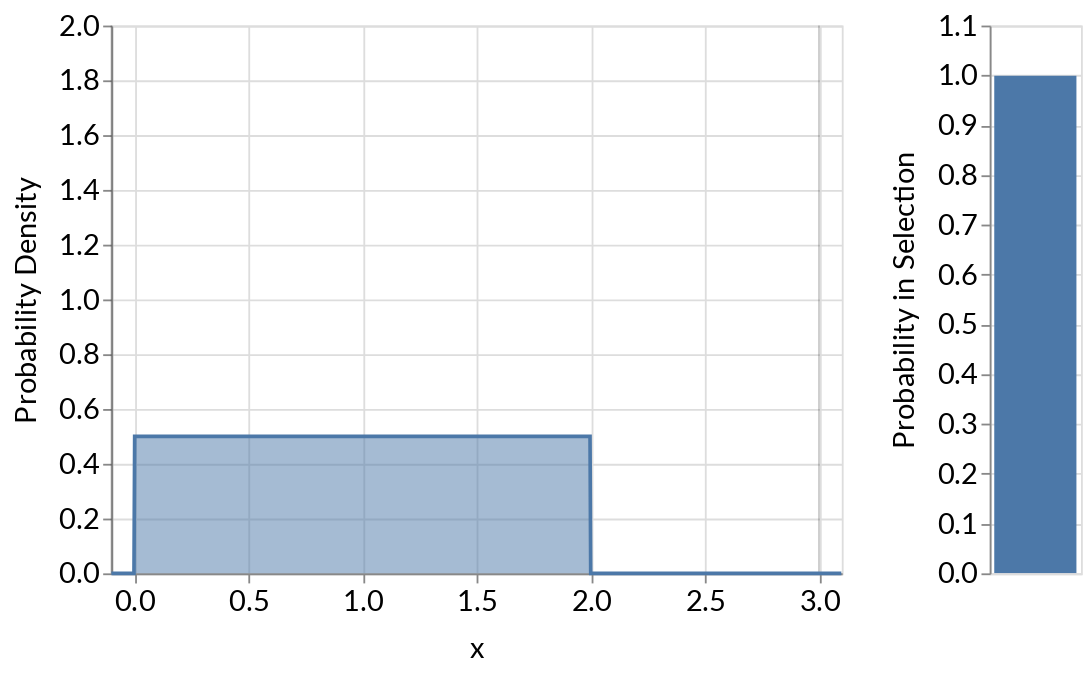

This figure's notebook cell:
### Code cell
# uniform density
xmax = 3
dx = xmax / 1000

xscale = alt.Scale(domain=(-0.1, 3.1), nice=False)
yscale = alt.Scale(domain=(0,2))
pscale = alt.Scale(domain=(0,1.1))

base = alt.Chart(
    alt.sequence(start=-0.1, stop=xmax+0.1, step=dx, as_='x')
)

density = base.mark_line().encode(
    x=alt.X('x:Q', scale=xscale, title='x'),
    y=alt.Y('px:Q', scale=yscale, title='Probability Density'),
).properties(
    width=400
)
selected = base.mark_area(opacity=0.5).encode(
    x=alt.X('x:Q'),
    y=alt.Y('ps:Q', title='Probability Density'),
)
selection_min = base.mark_rule(opacity=0.2).encode(
    x=alt.X('mean(sel_min):Q', title='')
)
selection_max = base.mark_rule(opacity=0.2).encode(
    x=alt.X('mean(sel_max):Q', title='')
)
selected_area = base.encode(
    y=alt.Y('sum(probability):Q', scale=pscale, title='Probability in Selection'),
).mark_bar(clip=True
).properties(
        width=50
)

chart_with_parameters(
    alt.hconcat(selection_min + selection_max + selected + density  | selected_area),
    sel_max=distribution_parameter(
        min=0,
        max=xmax,
        step=0.1,
        init_value=xmax,
        name='Selection max'
    ),
    sel_min=distribution_parameter(
        min=-0.1,
        max=xmax,
        step=0.1,
        init_value=-0.1,
        name='Selection min'
    ),
    dist_max=distribution_parameter(
        min=0.5,
        max=xmax,
        step=0.1,
        init_value=2,
        name='Distribution max'
    ),
).transform_calculate(
    px = f'1 / datum.dist_max * ((datum.x > 0 ) & (datum.x < datum.dist_max))',
    ps = f'datum.px * ((datum.x > datum.sel_min ) & (datum.x < datum.sel_max))',
    probability = f'datum.ps*{dx}'
).display(renderer='svg')

### Figure 1 — Vega-Lite specification as saved in the notebook (floating-point values rounded to 4 significant figures)
{"config": {"title": {"fontSize": 24.0, "font": ["Lato", "Helvetica Neue", "Helvetica", "Arial", "Sans Serif"], "fontWeight": "normal"}, "axisX": {"labelFont": ["Lato", "Helvetica Neue", "Helvetica", "Arial", "Sans Serif"], "labelFontSize": 16, "titleFont": ["Lato", "Helvetica Neue", "Helvetica", "Arial", "Sans Serif"], "titleFontSize": 16, "titleFontWeight": "normal", "titlePadding": 10}, "axisY": {"labelFont": ["Lato", "Helvetica Neue", "Helvetica", "Arial", "Sans Serif"], "labelFontSize": 16, "titleFont": ["Lato", "Helvetica Neue", "Helvetica", "Arial", "Sans Serif"], "titleFontSize": 16, "titleFontWeight": "normal", "titlePadding": 10}, "legend": {"labelFont": ["Lato", "Helvetica Neue", "Helvetica", "Arial", "Sans Serif"], "labelFontSize": 16, "titleFont": ["Lato", "Helvetica Neue", "Helvetica", "Arial", "Sans Serif"], "titleFontSize": 16, "titleFontWeight": "normal"}, "text": {"font": ["Lato", "Helvetica Neue", "Helvetica", "Arial", "Sans Serif"], "fontSize": 14.4}}, "hconcat": [{"hconcat": [{"layer": [{"mark": {"type": "rule", "opacity": 0.2}, "encoding": {"x": {"type": "quantitative", "aggregate": "mean", "field": "sel_min", "title": ""}}, "selection": {"selector212": {"type": "single", "bind": {"input": "range", "min": 0, "max": 3, "step": 0.1, "name": "Selection max"}, "init": {"value": 3}}, "selector213": {"type": "single", "bind": {"input": "range", "min": -0.1, "max": 3, "step": 0.1, "name": "Selection min"}, "init": {"value": -0.1}}, "selector214": {"type": "single", "bind": {"input": "range", "min": 0.5, "max": 3, "step": 0.1, "name": "Distribution max"}, "init": {"value": 2}}}}, {"mark": {"type": "rule", "opacity": 0.2}, "encoding": {"x": {"type": "quantitative", "aggregate": "mean", "field": "sel_max", "title": ""}}}, {"mark": {"type": "area", "opacity": 0.5}, "encoding": {"x": {"type": "quantitative", "field": "x"}, "y": {"type": "quantitative", "field": "ps", "title": "Probability Density"}}}, {"mark": "line", "encoding": {"x": {"type": "quantitative", "field": "x", "scale": {"domain": [-0.1, 3.1], "nice": false}, "title": "x"}, "y": {"type": "quantitative", "field": "px", "scale": {"domain": [0, 2]}, "title": "Probability Density"}}, "width": 400}]}, {"mark": {"type": "bar", "clip": true}, "encoding": {"y": {"type": "quantitative", "aggregate": "sum", "field": "probability", "scale": {"domain": [0, 1.1]}, "title": "Probability in Selection"}}, "selection": {"selector212": {"type": "single", "bind": {"input": "range", "min": 0, "max": 3, "step": 0.1, "name": "Selection max"}, "init": {"value": 3}}, "selector213": {"type": "single", "bind": {"input": "range", "min": -0.1, "max": 3, "step": 0.1, "name": "Selection min"}, "init": {"value": -0.1}}, "selector214": {"type": "single", "bind": {"input": "range", "min": 0.5, "max": 3, "step": 0.1, "name": "Distribution max"}, "init": {"value": 2}}}, "width": 50}]}], "data": {"sequence": {"start": -0.1, "stop": 3.1, "step": 0.003, "as": "x"}}, "transform": [{"calculate": "selector212.value", "as": "sel_max"}, {"calculate": "selector213.value", "as": "sel_min"}, {"calculate": "selector214.value", "as": "dist_max"}, {"calculate": "1 / datum.dist_max * ((datum.x > 0 ) & (datum.x < datum.dist_max))", "as": "px"}, {"calculate": "datum.px * ((datum.x > datum.sel_min ) & (datum.x < datum.sel_max))", "as": "ps"}, {"calculate": "datum.ps*0.003", "as": "probability"}], "$schema": "https://vega.github.io/schema/vega-lite/v4.8.1.json"}
